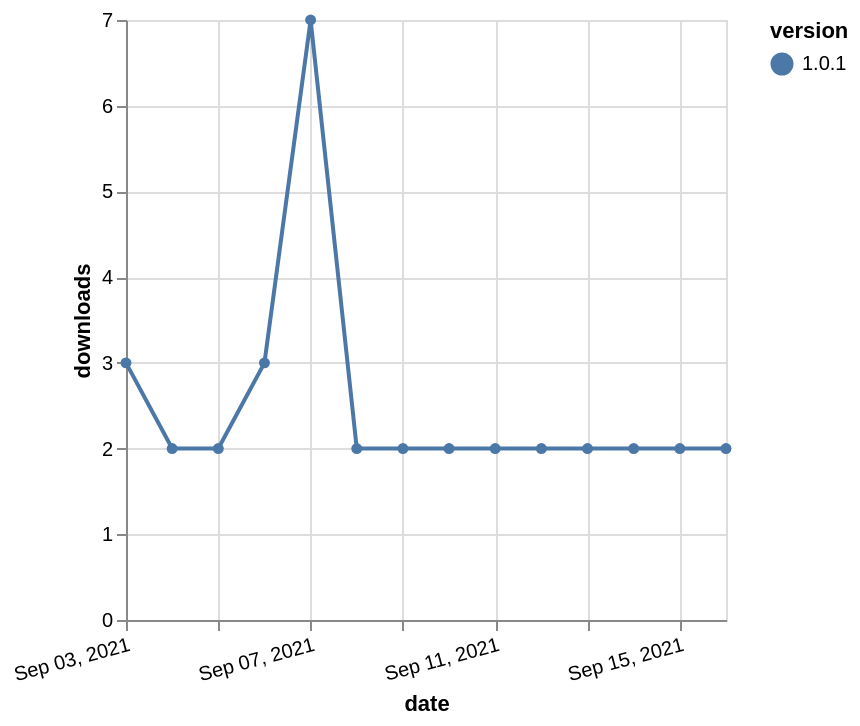

Vega-Lite specification for this chart:
### Vega-Lite specification from a JSON file in a GitHub repository (floating-point values rounded to 4 significant figures)
{"$schema": "https://vega.github.io/schema/vega-lite/v5.json", "description": "A simple bar chart with embedded data.", "data": {"values": [{"date": "2021-09-03", "total": 3751, "delta": 3, "version": "1.0.1"}, {"date": "2021-09-04", "total": 3753, "delta": 2, "version": "1.0.1"}, {"date": "2021-09-05", "total": 3755, "delta": 2, "version": "1.0.1"}, {"date": "2021-09-06", "total": 3758, "delta": 3, "version": "1.0.1"}, {"date": "2021-09-07", "total": 3765, "delta": 7, "version": "1.0.1"}, {"date": "2021-09-08", "total": 3767, "delta": 2, "version": "1.0.1"}, {"date": "2021-09-09", "total": 3769, "delta": 2, "version": "1.0.1"}, {"date": "2021-09-10", "total": 3771, "delta": 2, "version": "1.0.1"}, {"date": "2021-09-11", "total": 3773, "delta": 2, "version": "1.0.1"}, {"date": "2021-09-12", "total": 3775, "delta": 2, "version": "1.0.1"}, {"date": "2021-09-13", "total": 3777, "delta": 2, "version": "1.0.1"}, {"date": "2021-09-14", "total": 3779, "delta": 2, "version": "1.0.1"}, {"date": "2021-09-15", "total": 3781, "delta": 2, "version": "1.0.1"}, {"date": "2021-09-16", "total": 3783, "delta": 2, "version": "1.0.1"}]}, "width": "container", "mark": {"type": "line", "point": {"filled": true}}, "encoding": {"x": {"field": "date", "type": "temporal", "timeUnit": "yearmonthdate", "title": "date", "axis": {"labelAngle": -15}}, "y": {"field": "delta", "type": "quantitative", "title": "downloads"}, "color": {"field": "version", "type": "nominal"}, "tooltip": {"field": "delta"}}}
